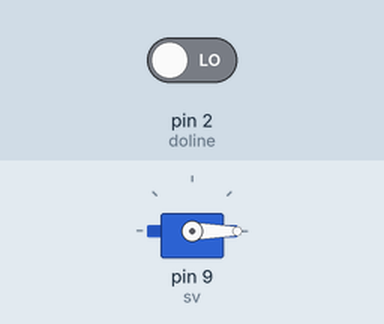
Recording of a sketch running on a simulated Arduino Uno, built with avr-gcc and run on an emulated ATmega328P. On the bench: servo. The inputs (shaded band) are chosen by the test bench; at power-on: pin 2 (doline) LOW. What the sketch prints to the serial monitor is not drawn.

Above: at 3.6 s.
3.7 s: pin 2 (doline) driven HIGH
At 4.52 s:
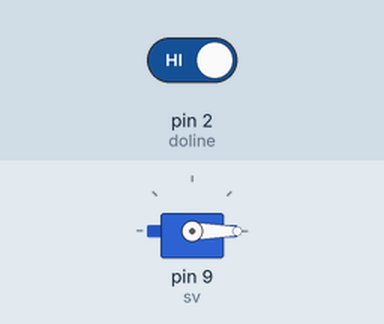
7.2 s: pin 2 (doline) driven LOW
At 8.0 s:
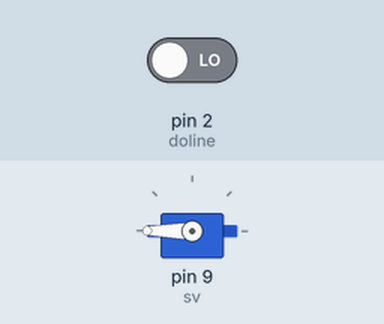
Timing chart, 0 to 18.1 s (numbered marks = the images above; inputs shaded):
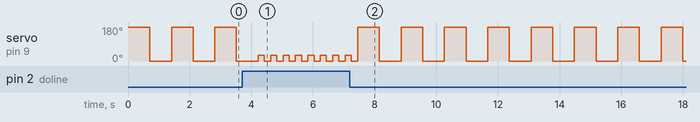

The sketch:

servo-do-line.ino
```cpp
#include <Servo.h>

int doline = 2;
int val;
Servo sv;

void setup() {
  sv.attach(9);
  pinMode(doline, INPUT);
  Serial.begin(9600);
}

void loop() {
  val = digitalRead(doline);
  Serial.print("Trạng thái dò line (digital): ");
  Serial.println(val);

  if (val == 1) {
    Serial.println("Line đen → Servo quay 30°");
    sv.write(30);
    delay(200);
    sv.write(0);
    delay(200);
  } else {
    Serial.println("Line trắng→ Servo quay 180°");
    sv.write(180);
    delay(700);
    sv.write(0);
    delay(700);
  }
}

/*
Cách lắp:
- Servo:
  + Tín hiệu -> D9
  + VCC -> 5V
  + GND -> GND
- Cảm biến dò line:
  + OUT -> D2
  + VCC -> 5V
  + GND -> GND
*/
```

Measured:
- after the input at 3.7 s, servo on pin 9 (sv): alternates 30° for 0.20 s and 0° for 0.20 s, starting after 0.52 s
- by itself, servo on pin 9 (sv): alternates 180° for 0.70 s and 0° for 0.71 s
